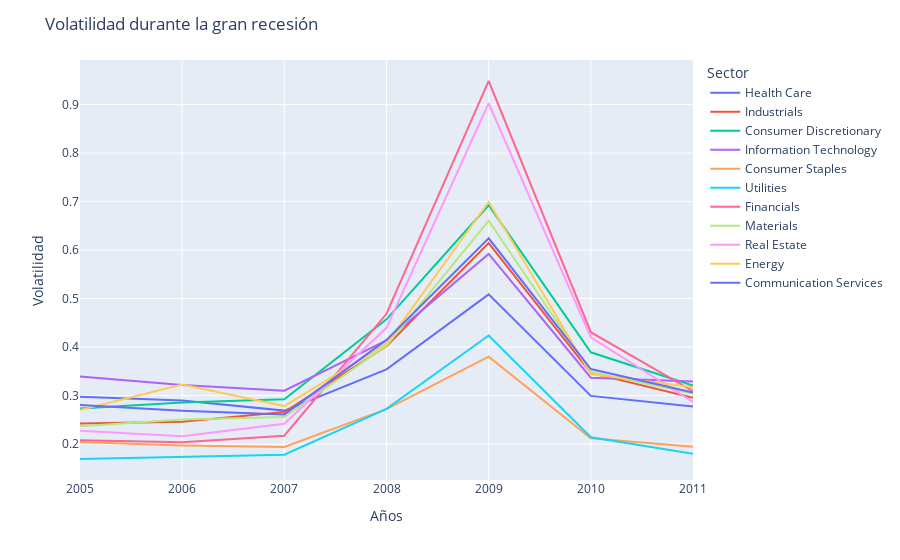

This figure's notebook cell:
### Code cell
py.init_notebook_mode(connected=True)
fig = px.line(volatility_ssum.iloc[5:12:,:],x=volatility_ssum.iloc[5:12:,:].index,y=volatility_ssum.columns.tolist())
fig.update_layout(
    title="Volatilidad durante la gran recesión",
    xaxis_title="Años",
    yaxis_title="Volatilidad",
    legend_title="Sector")
fig.show()

### Figure 1 — Plotly figure (JSON) as saved in the notebook; plotly's stock layout.template omitted (floating-point values rounded to 4 significant figures)
{"data": [{"hovertemplate": "variable=Health Care<br>x=%{x}<br>value=%{y}<extra></extra>", "legendgroup": "Health Care", "line": {"color": "#636efa", "dash": "solid"}, "marker": {"symbol": "circle"}, "mode": "lines", "name": "Health Care", "orientation": "v", "showlegend": true, "type": "scatter", "x": [2005, 2006, 2007, 2008, 2009, 2010, 2011], "xaxis": "x", "y": [0.2978, 0.2898, 0.269, 0.3542, 0.5088, 0.2994, 0.2775], "yaxis": "y"}, {"hovertemplate": "variable=Industrials<br>x=%{x}<br>value=%{y}<extra></extra>", "legendgroup": "Industrials", "line": {"color": "#EF553B", "dash": "solid"}, "marker": {"symbol": "circle"}, "mode": "lines", "name": "Industrials", "orientation": "v", "showlegend": true, "type": "scatter", "x": [2005, 2006, 2007, 2008, 2009, 2010, 2011], "xaxis": "x", "y": [0.2422, 0.246, 0.2661, 0.4016, 0.6146, 0.3468, 0.2957], "yaxis": "y"}, {"hovertemplate": "variable=Consumer Discretionary<br>x=%{x}<br>value=%{y}<extra></extra>", "legendgroup": "Consumer Discretionary", "line": {"color": "#00cc96", "dash": "solid"}, "marker": {"symbol": "circle"}, "mode": "lines", "name": "Consumer Discretionary", "orientation": "v", "showlegend": true, "type": "scatter", "x": [2005, 2006, 2007, 2008, 2009, 2010, 2011], "xaxis": "x", "y": [0.2731, 0.286, 0.2924, 0.4572, 0.6925, 0.3892, 0.3205], "yaxis": "y"}, {"hovertemplate": "variable=Information Technology<br>x=%{x}<br>value=%{y}<extra></extra>", "legendgroup": "Information Technology", "line": {"color": "#ab63fa", "dash": "solid"}, "marker": {"symbol": "circle"}, "mode": "lines", "name": "Information Technology", "orientation": "v", "showlegend": true, "type": "scatter", "x": [2005, 2006, 2007, 2008, 2009, 2010, 2011], "xaxis": "x", "y": [0.3394, 0.3217, 0.3101, 0.4139, 0.5921, 0.3368, 0.3292], "yaxis": "y"}, {"hovertemplate": "variable=Consumer Staples<br>x=%{x}<br>value=%{y}<extra></extra>", "legendgroup": "Consumer Staples", "line": {"color": "#FFA15A", "dash": "solid"}, "marker": {"symbol": "circle"}, "mode": "lines", "name": "Consumer Staples", "orientation": "v", "showlegend": true, "type": "scatter", "x": [2005, 2006, 2007, 2008, 2009, 2010, 2011], "xaxis": "x", "y": [0.2041, 0.1971, 0.194, 0.2721, 0.3803, 0.212, 0.1945], "yaxis": "y"}, {"hovertemplate": "variable=Utilities<br>x=%{x}<br>value=%{y}<extra></extra>", "legendgroup": "Utilities", "line": {"color": "#19d3f3", "dash": "solid"}, "marker": {"symbol": "circle"}, "mode": "lines", "name": "Utilities", "orientation": "v", "showlegend": true, "type": "scatter", "x": [2005, 2006, 2007, 2008, 2009, 2010, 2011], "xaxis": "x", "y": [0.1692, 0.1734, 0.1781, 0.2725, 0.4239, 0.214, 0.1803], "yaxis": "y"}, {"hovertemplate": "variable=Financials<br>x=%{x}<br>value=%{y}<extra></extra>", "legendgroup": "Financials", "line": {"color": "#FF6692", "dash": "solid"}, "marker": {"symbol": "circle"}, "mode": "lines", "name": "Financials", "orientation": "v", "showlegend": true, "type": "scatter", "x": [2005, 2006, 2007, 2008, 2009, 2010, 2011], "xaxis": "x", "y": [0.2081, 0.2036, 0.2172, 0.4687, 0.9487, 0.4306, 0.3093], "yaxis": "y"}, {"hovertemplate": "variable=Materials<br>x=%{x}<br>value=%{y}<extra></extra>", "legendgroup": "Materials", "line": {"color": "#B6E880", "dash": "solid"}, "marker": {"symbol": "circle"}, "mode": "lines", "name": "Materials", "orientation": "v", "showlegend": true, "type": "scatter", "x": [2005, 2006, 2007, 2008, 2009, 2010, 2011], "xaxis": "x", "y": [0.237, 0.2509, 0.2559, 0.403, 0.6604, 0.3489, 0.3037], "yaxis": "y"}, {"hovertemplate": "variable=Real Estate<br>x=%{x}<br>value=%{y}<extra></extra>", "legendgroup": "Real Estate", "line": {"color": "#FF97FF", "dash": "solid"}, "marker": {"symbol": "circle"}, "mode": "lines", "name": "Real Estate", "orientation": "v", "showlegend": true, "type": "scatter", "x": [2005, 2006, 2007, 2008, 2009, 2010, 2011], "xaxis": "x", "y": [0.2272, 0.2164, 0.2418, 0.4397, 0.9028, 0.4201, 0.2867], "yaxis": "y"}, {"hovertemplate": "variable=Energy<br>x=%{x}<br>value=%{y}<extra></extra>", "legendgroup": "Energy", "line": {"color": "#FECB52", "dash": "solid"}, "marker": {"symbol": "circle"}, "mode": "lines", "name": "Energy", "orientation": "v", "showlegend": true, "type": "scatter", "x": [2005, 2006, 2007, 2008, 2009, 2010, 2011], "xaxis": "x", "y": [0.27, 0.323, 0.2784, 0.407, 0.6991, 0.3444, 0.3173], "yaxis": "y"}, {"hovertemplate": "variable=Communication Services<br>x=%{x}<br>value=%{y}<extra></extra>", "legendgroup": "Communication Services", "line": {"color": "#636efa", "dash": "solid"}, "marker": {"symbol": "circle"}, "mode": "lines", "name": "Communication Services", "orientation": "v", "showlegend": true, "type": "scatter", "x": [2005, 2006, 2007, 2008, 2009, 2010, 2011], "xaxis": "x", "y": [0.2804, 0.2686, 0.2612, 0.4148, 0.6244, 0.3547, 0.3063], "yaxis": "y"}], "layout": {"legend": {"title": {"text": "Sector"}, "tracegroupgap": 0}, "margin": {"t": 60}, "title": {"text": "Volatilidad durante la gran recesión"}, "xaxis": {"anchor": "y", "domain": [0, 1], "title": {"text": "Años"}}, "yaxis": {"anchor": "x", "domain": [0, 1], "title": {"text": "Volatilidad"}}}}
